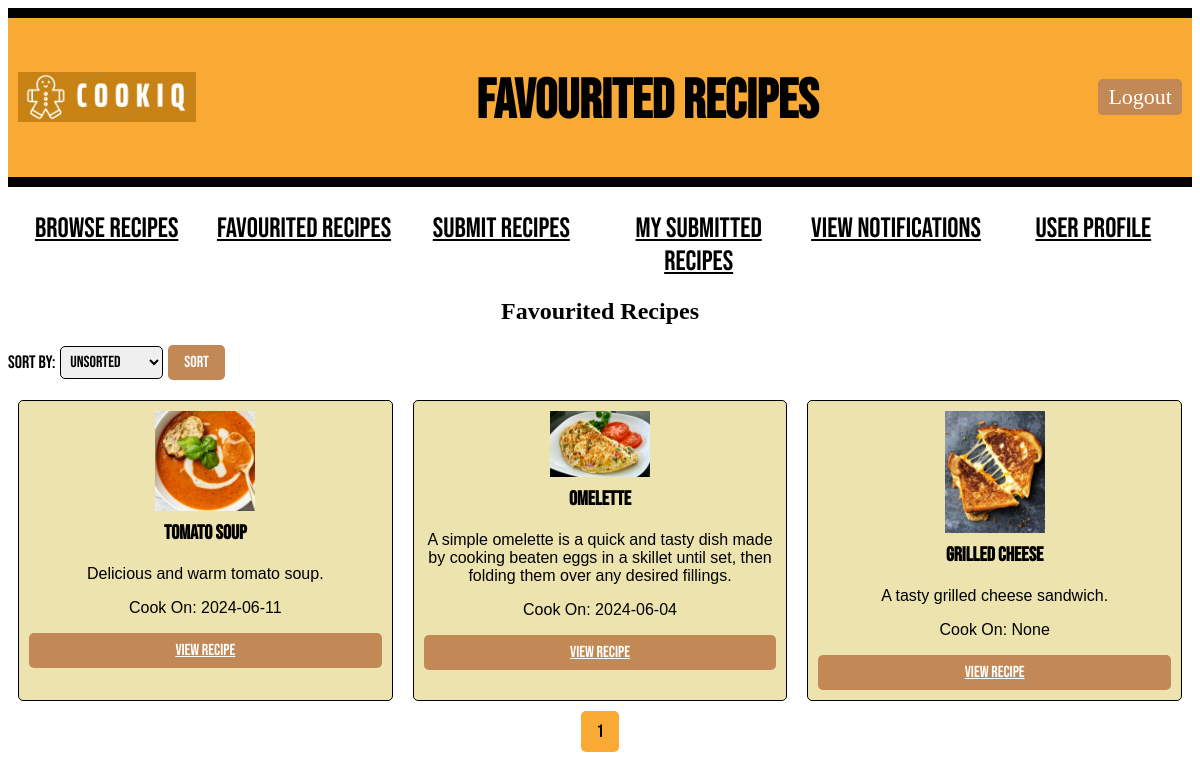
The page /user/1/favouritedrecipe (signed in) on the database its author committed.
### models.py (models this page shows, shortened)
class Recipe(db.Model):
    id = db.Column(db.Integer, primary_key=True)
    recipe_name = db.Column(db.String(100), nullable=False)
    description = db.Column(db.Text, nullable=False)
    ingredients = db.Column(db.Text, nullable=False)
    steps = db.Column(db.Text, nullable=False)
    difficulty = db.Column(db.Integer, nullable=False)
    time_required = db.Column(db.Integer, nullable=False)
    serving_size = db.Column(db.Integer, nullable=False)
    submitted_at = db.Column(db.DateTime(timezone=True), default=lambda: datetime.now(timezone('Asia/Kuala_Lumpur')))
    approved = db.Column(db.Boolean, default=False)
    user_id = db.Column(db.Integer, db.ForeignKey('user.id', name='fk_recipe_user'), nullable=False)
    image_path = db.Column(db.String(255))  # Path to the image file
    submitted_by = db.Column(db.String(100), nullable=False)
    comments = db.relationship('Comment', backref='recipe', cascade="all, delete-orphan", lazy=True)
    reports = db.relationship('Report', back_populates='recipe', cascade="all, delete-orphan")
    categories = db.relationship('Category', secondary=recipe_category_association, backref=db.backref('recipes', lazy='dynamic'))

### main.py (the view)
@app.route("/user/<int:user_id>/favouritedrecipe")
def favouritedrecipe(user_id):
    if "user_id" not in session or session["user_id"] != user_id:
        return redirect(url_for("login"))
    user = User.query.get_or_404(user_id)
    page = request.args.get('page', 1, type=int)
    per_page = 20
    favourited_recipes_with_cook_on = db.session.query(Recipe, FavouriteRecipe.cook_on)\
        .join(FavouriteRecipe, Recipe.id == FavouriteRecipe.recipe_id)\
        .filter(FavouriteRecipe.user_id == user_id)\
        .paginate(page=page, per_page=per_page, error_out=False)
    recipes_with_cook_on = favourited_recipes_with_cook_on.items
    sort_by = request.args.get("sort_by", "none")
    if sort_by == "alphabetical":
        recipes_with_cook_on = sorted(recipes_with_cook_on, key=lambda r: r[0].recipe_name)
    elif sort_by == "cook_on":
        recipes_with_cook_on = sorted(recipes_with_cook_on, key=lambda r: r[1] if r[1] else date.min)
    return render_template("favourited_recipe.html", user=user, recipes=recipes_with_cook_on, pagination=favourited_recipes_with_cook_on, sort_by=sort_by)

### templates/favourited_recipe.html (shortened to what this page needs)
<!DOCTYPE html>
<html>
<head>
    <link rel="stylesheet" type="text/css" href="{{ url_for('static', filename='style.css') }}">
</head>
<body>
    <div class="header">
        <div class="logo-container">
            <img style="height: 50px; padding-bottom: 30px;" src="{{ url_for('static', filename='Logo_CookiQ.jpeg') }}" alt="Logo_CookiQ">
        </div>
        <h1 class="title">Favourited Recipes</h1>
        <a href="{{ url_for('logout') }}" class="LogOutButton">Logout</a>
    </div>
    <div class="classification">
        <ul>
            <li><a href="{{ url_for('browse_recipes', user_id=user.id) }}" class="nav-button">Browse Recipes</a></li>
            <li><a href="{{ url_for('favouritedrecipe', user_id=user.id)}}" class="nav-button">Favourited Recipes</a></li>
            <li><a href="{{ url_for('recipesubmission', user_id=user.id) }}" class="nav-button">Submit Recipes</a></li>
            <li><a href="{{ url_for('submitted_recipes', user_id=user.id) }}" class="nav-button">My Submitted Recipes</a></li>
            <li><a href="{{ url_for('view_notifications', user_id=user.id) }}" class="nav-button">View Notifications</a></li>
            <li><a href="{{ url_for('user_profile', user_id=user.id) }}" class="nav-button">User Profile</a></li>
        </ul>
    </div>
    <div class="recipes">
        <h2 class="centertext">Favourited Recipes</h2>
        <div class="sort-selection">
            <form method="GET" action="{{ url_for('favouritedrecipe', user_id=user.id) }}">
                <label for="sort_by">Sort By:</label>
                <select name="sort_by" id="sort_by">
                    <option value="none" {% if sort_by == "none" %}selected{% endif %}>Unsorted</option>
                </select>
                <button type="submit">Sort</button>
            </form>
        </div>
        {% if recipes %}
        {% for i in range(0, recipes|length, 4) %}
        <div class="recipe-row">
            {% for recipe in recipes[i:i+4] %}
            <div class="recipe-card">
                <img src="/static/{{ recipe[0].image_path }}" alt="Recipe Image" style="max-width: 100px;">
                <h3>{{ recipe[0].recipe_name }}</h3>
                <p>{{ recipe[0].description }}</p>
                <p>Cook On: {{ recipe[1] }}</p>
                <a href="{{ url_for('recipe', user_id=user.id, recipe_id=recipe[0].id, source='favouritedrecipe') }}">View Recipe</a>
            </div>
            {% endfor %}
        </div>
        {% endfor %}
        {% else %}
        <p>No favourited recipes yet.</p>
        {% endif %}
    </div>
    <div class="pagination">
        {% for number in pagination.iter_pages() %}
            {% if pagination.page != number %}
                <span>
                    <a class='page-number' href="{{ url_for('favouritedrecipe', user_id=user.id, page=number, sort_by=sort_by) }}">
                        {{ number }}
                    </a>
                </span>
            {% else %}
                <span class='current-page-number'>{{ number }}</span>
            {% endif %}
        {% endfor %}
    </div>
</body>
</html>

### static/style.css (style rules this page uses)
.header { display: flex; align-items: center; justify-content: space-between; background-color: #f8aa35; border-top: 10px solid #000; border-bottom: 10px solid #000; margin-bottom: 20px; padding: 5px 10px; }
.logo-container { display: flex; align-items: center; margin-top: 30px; }
.centertext { text-align: center; }
.title { font-family: 'Bebas Neue', sans-serif; font-size: 55px; color: rgb(0, 0, 0); margin-top: 45px; }
.nav-button { border: none; color: rgb(0, 0, 0); }
.MainButton, .HomeButton, .LogOutButton { padding: 5px 10px; border-radius: 5px; background-color: #c28855; color: #fff; font-size: 22px; font-weight: 300; cursor: pointer; text-decoration: none; left: 20px; }
.classification ul { text-align: center; display: flex; padding-top: 5px; padding-left: 0px; }
.classification li { font-family: 'Bebas Neue', sans-serif; font-size: 28px; font-weight: 300; text-transform: uppercase; display: inline-block; width: 100%; }
.recipe-row, .user-row { display: flex; justify-content: center; margin-bottom: 20px; }
.recipe-card, .user-card { width: 45%; margin: 0 10px; padding: 10px; border: 1px solid #000; border-radius: 5px; background-color: #ece3ae; text-align: center; }
.recipe-card h3, .user-card h3 { margin-top: 0; font-family: 'Bebas Neue', sans-serif; font-size: 20px; }
.recipe-card p, .user-card p { font-family: 'Franklin Gothic Medium', 'Arial Narrow', Arial, sans-serif; text-align: center; }
.recipe-card img { display: block; margin: 0 auto 10px; max-width: 100%; height: auto; }
.recipe-card a { display: block; margin-top: 10px; }
.category-selection button, .search-bar button, .users button, .recipe-card a, .delete-button { padding: 8px 16px; border: none; cursor: pointer; border-radius: 5px; font-family: 'Bebas Neue', sans-serif; font-size: 16px; background-color: #c28855; color: #fff; transition: background-color 0.3s; }
.sort-selection { margin-bottom: 20px; }
.sort-selection form { display: flex; align-items: center; }
.sort-selection label { font-family: 'Bebas Neue', sans-serif; font-size: 18px; margin-right: 5px; }
.sort-selection select { font-family: 'Bebas Neue', sans-serif; font-size: 16px; padding: 5px; border: 1px solid #000; border-radius: 5px; margin-right: 5px; }
.sort-selection button { padding: 8px 16px; border: none; cursor: pointer; border-radius: 5px; font-family: 'Bebas Neue', sans-serif; font-size: 16px; background-color: #c28855; color: #fff; transition: background-color 0.3s; }
.pagination { text-align: center; margin-top: 20px; margin-bottom: 20px; font-family: 'Bebas Neue', sans-serif; }
.pagination a, .pagination span { margin: 0 5px; padding: 10px 15px; border-radius: 5px; text-decoration: none; font-size: 18px; background-color: #c28855; color: #fff; transition: background-color 0.3s; }
.pagination span.current-page-number { background-color: #f8aa35; color: #000; cursor: default; }

### rows shown on the page
Recipe: image_path (picture), recipe_name "Tomato Soup", description "Delicious and warm tomato soup.", recipe "2024-06-11"
Recipe: image_path (picture), recipe_name "Omelette", description "A simple omelette is a quick and tasty dish made by cooking beaten eggs in a skillet until set, then folding them over any desired fillings.", recipe "2024-06-04"
Recipe: image_path (picture), recipe_name "Grilled Cheese", description "A tasty grilled cheese sandwich.", recipe "None"

### other values the page prints
{{ number }} "1"
